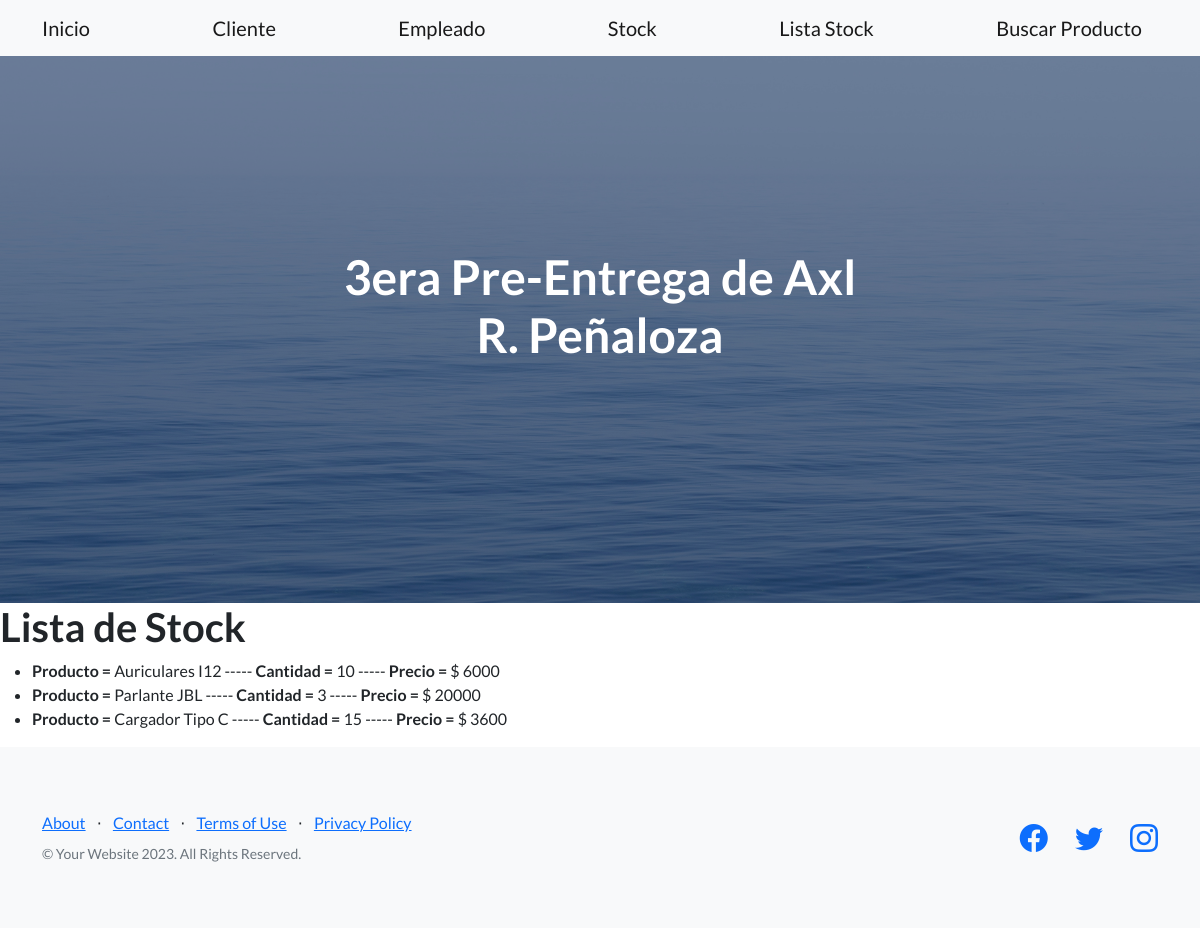
The app's page /AppLYE/lista_stock/, older data.
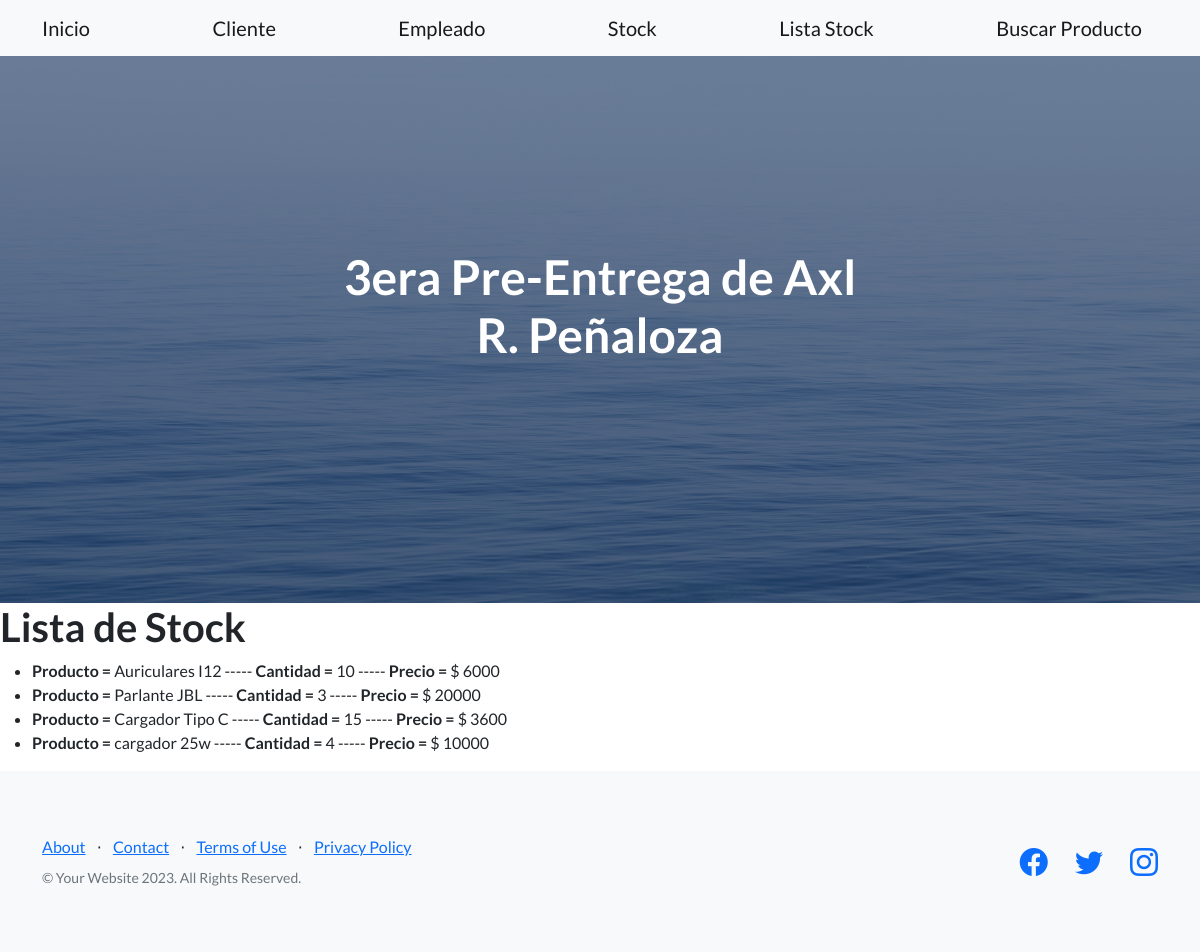
The same page, newer data.
### AppLYE/models.py (models this page shows)
class Stock (models.Model):
    producto = models.CharField(max_length=30)
    cantidad = models.IntegerField()
    precio = models.IntegerField()

### AppLYE/views.py (the view)
# urls.py: path('lista_stock/', lista_stock, name = "lista_stock") ,
def lista_stock(req):
    lista = Stock.objects.all()
    return render(req, "lista_stock.html", {"lista_stock" : lista})

### AppLYE/templates/lista_stock.html
{% extends 'padre.html' %}
{% block contenidocambiante %}
    <h1>Lista de Stock</h1>
    <ul>
 {% for stock in lista_stock  %}
 <li><strong>Producto = </strong>   {{stock.producto}} ----- <strong>Cantidad =</strong> {{stock.cantidad}} ----- <strong>Precio = </strong> $ {{stock.precio}}
</li>
 {% endfor %}
    </ul>
{% endblock contenidocambiante %}

Row changes from the older to the newer data that the page shows:
added Stock: producto "cargador 25w", cantidad "4", precio "10000"
